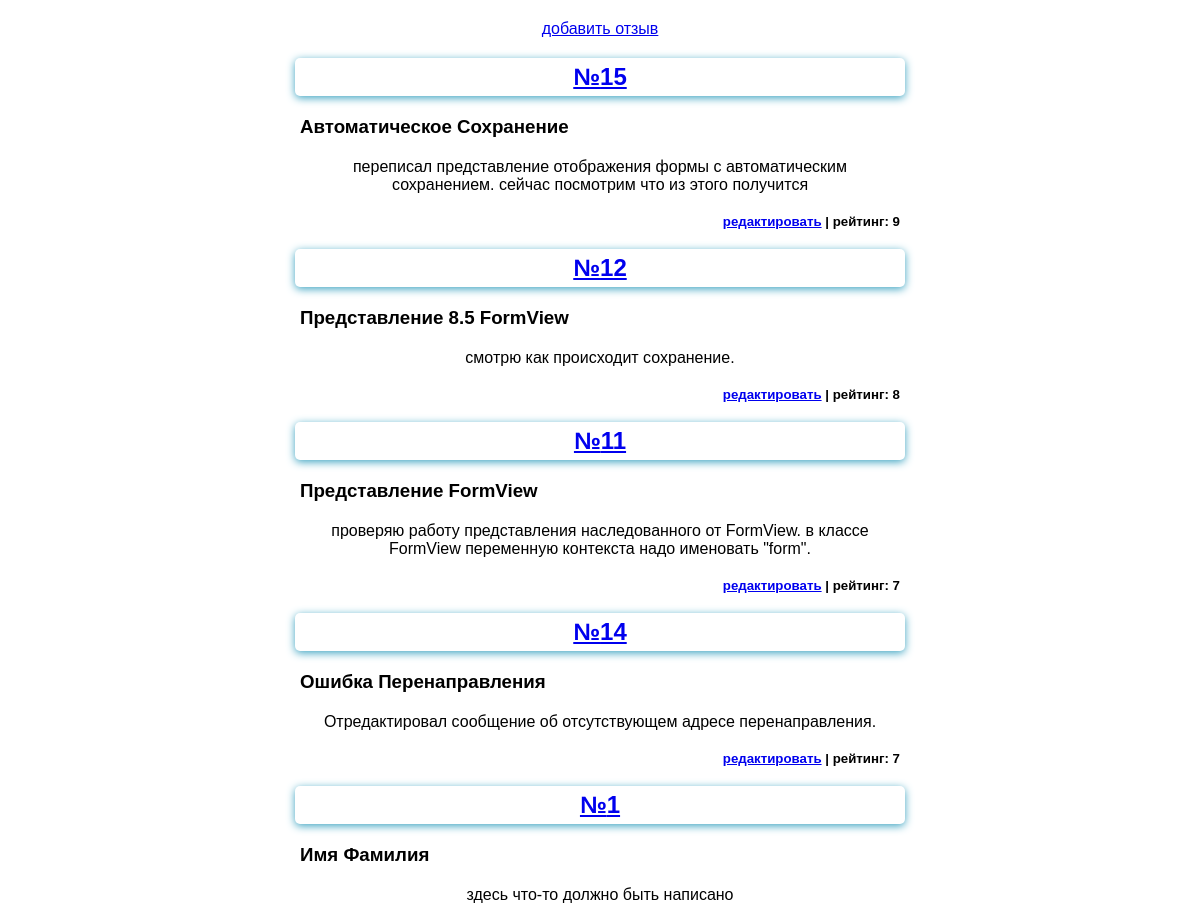
Page /list (upper part) on the earlier database version.
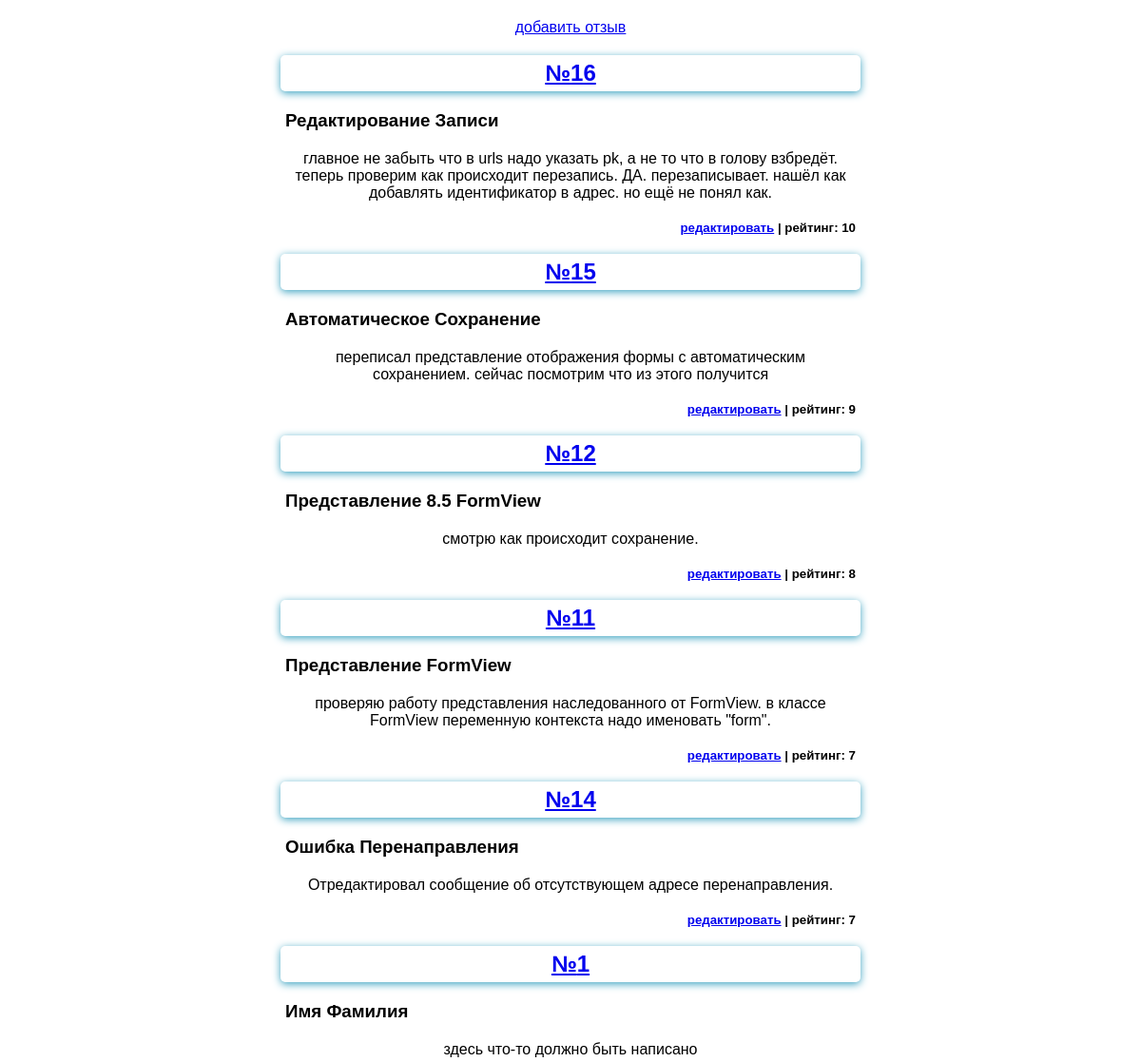
Same page on the later database version.
### feedback/models.py (models this page shows)
class FeedBack(models.Model):
    name = models.CharField(max_length=40, validators=[MinLengthValidator(5)])
    surname = models.CharField(max_length=60)
    feedback = models.TextField()
    rating = models.PositiveIntegerField()

### feedback/views.py (the view)
# urls.py: path('list', ListFeedBack.as_view(), name="список"),
class ListFeedBack(ListView):
    template_name = "feedback/list_feedback.html"
    model = FeedBack
    context_object_name = "all"
    def get_queryset(self):
        queryset = super().get_queryset()
        filter_qs = queryset.order_by("-rating")
        return filter_qs

### feedback/templates/feedback/list_feedback.html (shortened to what this page needs)
{%extends 'base.html'%}
{% block content %}
    <a href="{% url 'добавление отзыва' %}"><p>добавить отзыв</p></a>
    {%for one in all%}
        <a href="{% url 'отзыв' one.id %}"><h2>№{{one.id}}</h2></a>
        <h3>{{one.name}} {{one.surname}}</h3>
        <p>{{one.feedback}}</p>
        <h5>
            <a href="{% url 'форма отзыва' one.id %}">редактировать</a> |
            рейтинг: {{one.rating}}
        </h5>
    {%endfor%}
{% endblock %}

Differences in the rows shown:
added FeedBack: id "16", name "Редактирование", surname "Записи", feedback "главное не забыть что в urls надо указать pk, а не то что в голову взбредёт. теперь проверим как происходит перезапись. ДА. перезаписывает. нашёл как добавлять идентификатор в адрес. но ещё не понял как.", rating "10"
